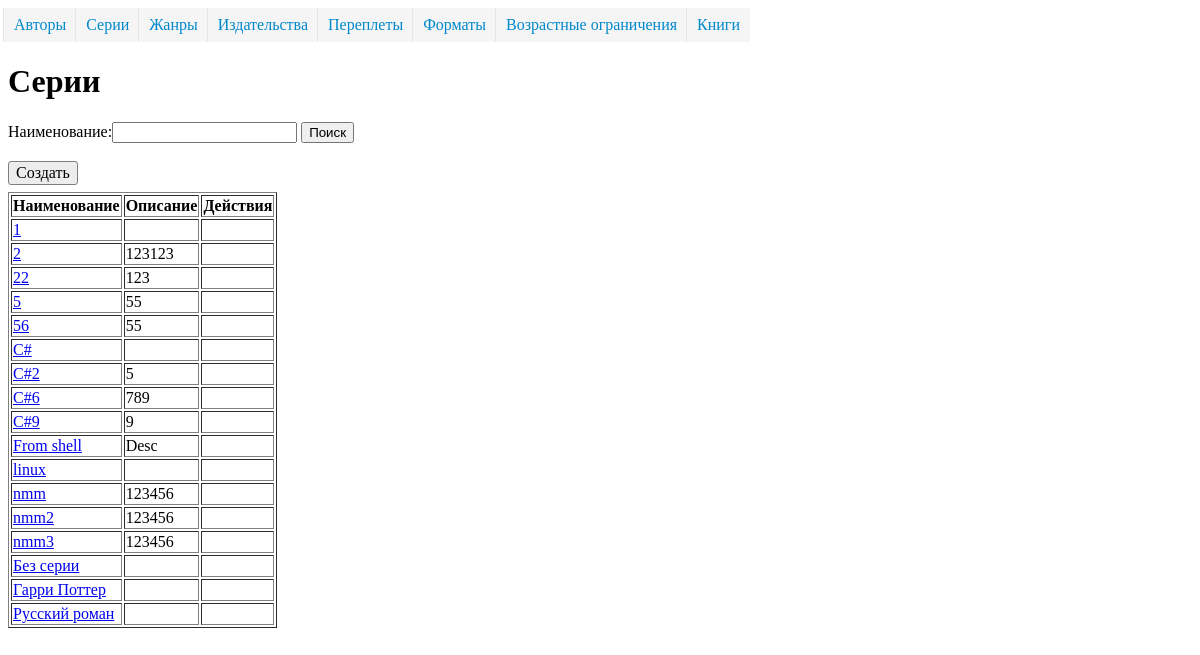
The app's page /ref/serie/, older data.
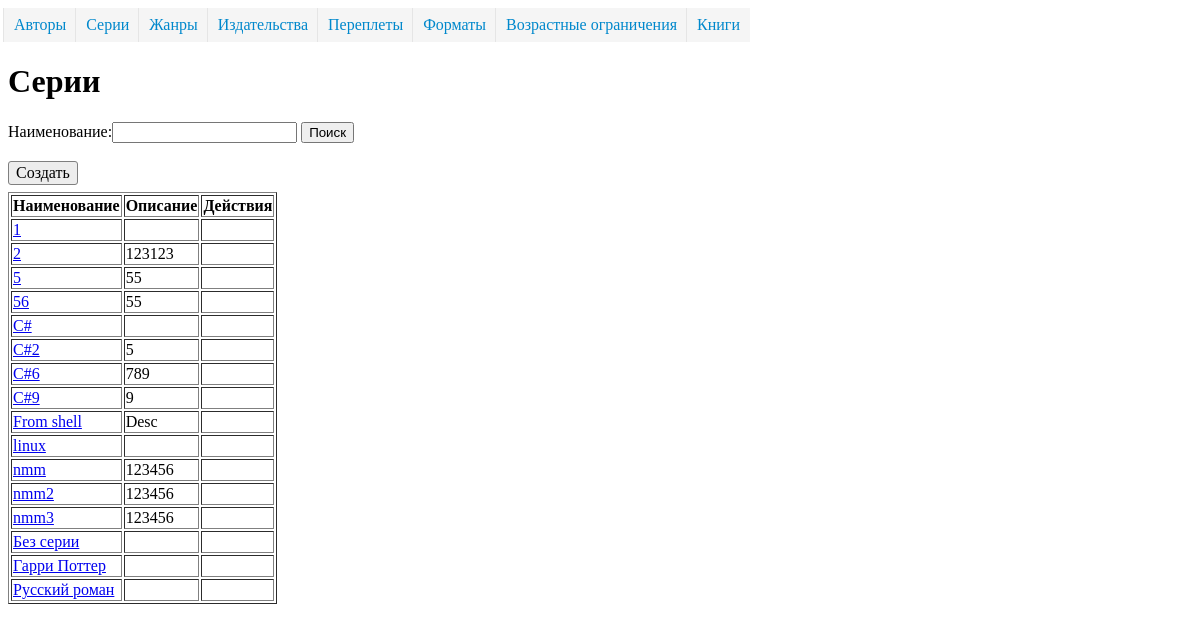
The same page, newer data.
### dimensionsapp/models.py (models this page shows, shortened)
class Dimension(models.Model):
    name = models.CharField("Наименование", max_length=50, unique=True)
    description = models.TextField("Описание", blank=True, )
    class Meta:
        abstract = True
        ordering = ['name']

class Serie(Dimension):
    class Meta(Dimension.Meta):
        verbose_name = 'серия'
        verbose_name_plural = 'серии'

### dimensionsapp/views.py (the view)
# urls.py: path('serie/', SerieListView.as_view(), name='serie_list'),
class SerieListView(ListViewFilter):
    model = Serie
    extra_context = {'url_detail': 'serie_detail'}

### dimensionsapp/form.py
class SearchForm(forms.Form):
    search = forms.CharField(label='Наименование', required=False)

### dimensionsapp/views.py (called while the page is built)
    def get_context_data(self, *, object_list=None, **kwargs):
        context = super().get_context_data(**kwargs)
        if 'search' in self.request.GET:
            context['form'] = self.form({'search': self.request.GET['search']})
        else:
            context['form'] = self.form()
        return context

    def get_queryset(self):
        qs = super().get_queryset()
        if 'search' in self.request.GET and self.request.GET['search'] != '':
            name = self.request.GET['search']
            qs = qs.filter(name__istartswith=name)
        return qs

### templates/dimensionsapp/serie_list.html (shortened to what this page needs)
{% extends 'dimension_list.html' %}
{% block header %}
        <H1>Серии</H1>
    {% endblock %}
{% block create_ankor%}{% url 'serie_create' %}{% endblock %}

### templates/dimension_list.html (shortened to what this page needs)
<!DOCTYPE html>
<html lang="ru">
<head>
{% load static %}
    <link rel="stylesheet" href="{% static "css/stylesheet.css" %}">
</head>
<body>
    {% include 'menu.html' %}
    {% block header %}{% endblock %}
    {% block searchform %}
        <form action="" method="get">
            {% block searchform_name %}
                {{ form }}
            {% endblock %}
            <button type="submit">Поиск</button>
        </form>
        <br>
    {% endblock %}
    {% block create %}
        <a href="{% block create_ankor %}#{% endblock %}" class="button">Создать</a>
    {% endblock %}
    <table border="1">
        {% block dimension_list %}
            <tr>
                <th>Наименование</th>
                <th>Описание</th>
                <th>Действия</th>
            </tr>
            {% for object in object_list %}
                <tr>
                    <td><a href="{% url url_detail object.pk %}">{{ object.name }}</a></td>
                    <td>{{  object.description }}</td>
                    <td></td>
                </tr>
            {% endfor %}
        {% endblock %}
    </table>
</body>
</html>

Row changes from the older to the newer data that the page shows:
removed Serie: name "22", description "123"
